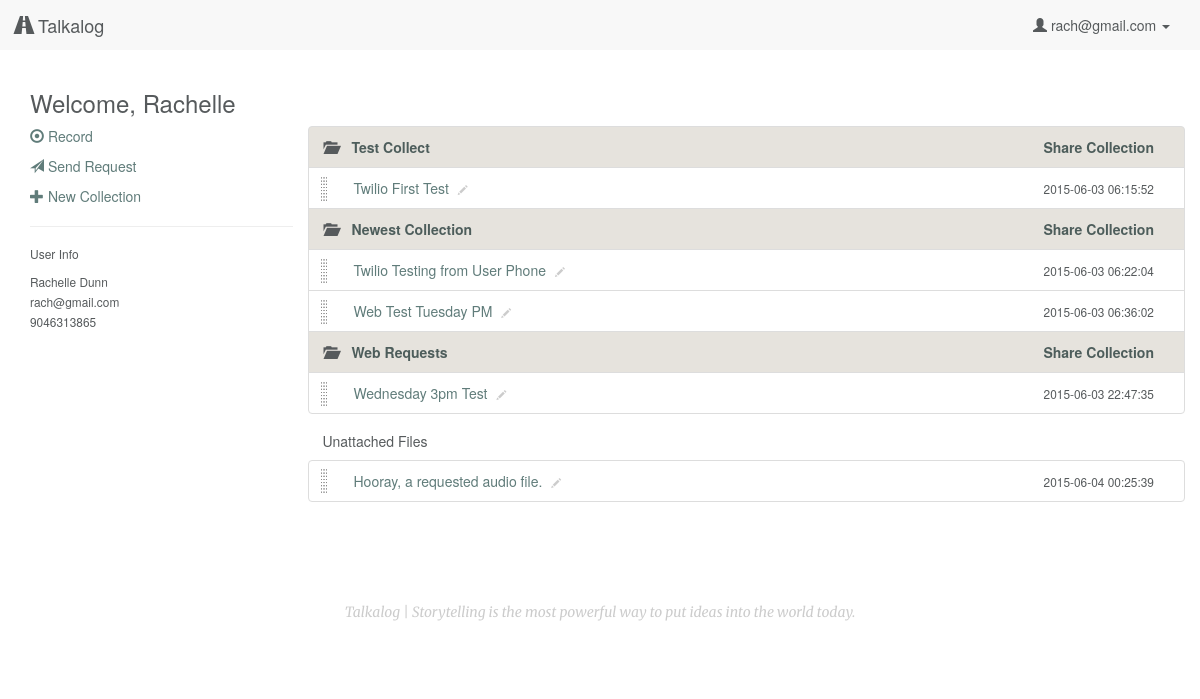
Before: /profile (signed in) with the older database file.
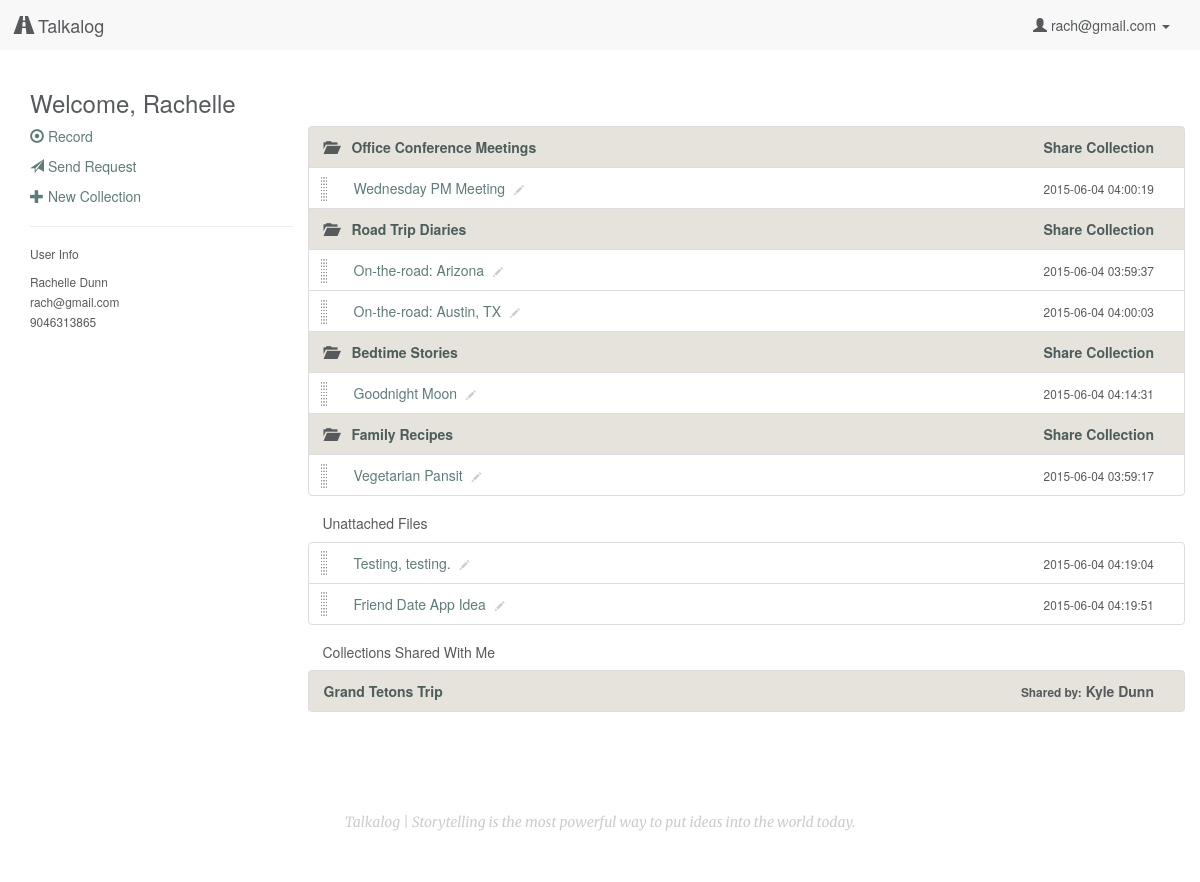
After: the same page with the newer database file.
### model.py (models this page shows, shortened)
class User(db.Model):
    __tablename__ = "Users"
    id = db.Column(db.Integer, autoincrement=True, primary_key=True)
    email = db.Column(db.String(100), nullable=False)
    password = db.Column(db.String(50), nullable=False)
    first_name = db.Column(db.String(50), nullable=False)
    last_name = db.Column(db.String(50), nullable=False)
    tel = db.Column(db.String, nullable=False)

class Collection(db.Model):
    __tablename__ = "Collections"
    id = db.Column(db.Integer, autoincrement=True, primary_key=True)
    user_id = db.Column(db.Integer, db.ForeignKey('Users.id'), nullable=False)
    title = db.Column(db.String, nullable=False, default='Untitled Collection')
    user = db.relationship("User", backref=db.backref("collections", order_by=id))

class CollectionsUploads(db.Model):
    __tablename__ = "CollectionsUploads"
    id = db.Column(db.Integer, autoincrement=True, primary_key=True)
    collection_id = db.Column(db.Integer, db.ForeignKey('Collections.id'), nullable=False)
    upload_id = db.Column(db.Integer, db.ForeignKey('Uploads.id'), nullable=False)
    collection = db.relationship("Collection", backref=db.backref("collectionsuploads", order_by=id))
    upload = db.relationship("Upload", backref=db.backref("collectionsuploads", order_by=id))

class Upload(db.Model):
    __tablename__ = "Uploads"
    id = db.Column(db.Integer, autoincrement=True, primary_key=True)
    user_id = db.Column(db.Integer, db.ForeignKey('Users.id'), nullable=False)
    title = db.Column(db.String, nullable=False, default=db.func.now())
    path = db.Column(db.String(50))
    mimetype = db.Column(db.String(50), default='wav') # wav, jpg, mp3
    datetime = db.Column(db.DateTime, default=db.func.now(), onupdate=db.func.now()) # set datetime to current timestamp
    transcript = db.Column(db.Text)
    user = db.relationship("User", backref=db.backref("uploads", order_by=id))

class CollectionsUsers(db.Model):
    __tablename__ = "CollectionsUsers"
    id = db.Column(db.Integer, autoincrement=True, primary_key=True)
    collection_id = db.Column(db.Integer, db.ForeignKey('Collections.id'), nullable=False)
    user_id = db.Column(db.Integer, db.ForeignKey('Users.id'), nullable=False)
    collection = db.relationship("Collection", backref=db.backref("collectionsusers", order_by=id))
    user = db.relationship("User", backref=db.backref("collectionsusers", order_by=id))

### server.py (the view)
@app.route('/profile')
def user_page():
	"""Show more information about the single user logged in."""
	if 'email' in session:
		user_email = session['email']
		user = User.query.filter_by(email=user_email).first()
		user_uploads = user.uploads
		user_collections = user.collections
		user_cu = []
		for collection in user_collections:
			cu = collection.collectionsuploads
			for i in cu:
				user_cu.append(i.upload_id)
		singleuploads = []
		for i in user_uploads:
			if i.id not in user_cu:
				singleuploads.append(i)
		return render_template("profile.html", user=user,
			singleuploads=singleuploads, upload_folder=UPLOAD_FOLDER)
	else:
		flash('You must be logged in to view files')
		return redirect('/login')

### templates/profile.html (shortened to what this page needs)
{% extends 'base.html' %}
{% block content %}
    <h3>Welcome, {{ user.first_name }}</h3>
    <div class="row">
        <div class="col-sm-3">
            <p><a href="/record"><span class="glyphicon glyphicon-record" aria-hidden="true"></span> Record</a></p>
            <p><a href="/generate"><span class="glyphicon glyphicon-send" aria-hidden="true"></span> Send Request</a></p>
            <p><a href="#" data-toggle="modal" data-target="#myModal"><span class="glyphicon glyphicon-plus" aria-hidden="true"></span> New Collection</a></p>
            <hr>
            <h6>User Info</h6>
            <p><small>{{ user.first_name }} {{ user.last_name }}<br>
                {{ user.email }}<br>
                {{ user.tel }}</small></p>
        </div>
        <div class="col-sm-9">
            <div class="file-box">
                <ul class="list-group">
                    {% if user.collections %}
                        {% for collection in user.collections %}
                            <li class="droppable list-group-item collection row" collection-id="{{ collection.id }}">
                                <div class="name col-xs-8">
                                    <span class="glyphicon glyphicon-folder-open" aria-hidden="true"></span> <a href="/collection/{{ collection.id }}">{{ collection.title }}</a>
                                </div>
                                <div class="share col-xs-4 text-right">
                                    <a href="#" data-toggle="modal" data-target="#share-{{ collection.id }}">
                                      Share <span class="hidden-xs">Collection</span>
                                    </a>
                                </div>
                            </li>
                            {% for cu in collection.collectionsuploads %}
                                <li class="draggable upload list-group-item row" upload-id="{{ cu.upload.id }}">
                                    <div class="name col-xs-8">
                                        <div class="control-group control-group-inline">
                                            <div class="controls">
                                                <a href="/listen/{{ cu.upload.id }}" class="upload-title" data-toggle="#pencil-{{ cu.upload.id }}" upload-id="{{ cu.upload.id }}" id="upload-{{ cu.upload.id }}">{{ cu.upload.title }}</a>
                                                <span class="edit" id="pencil-{{ cu.upload.id }}" upload-id="{{ cu.upload.id }}"><span class="glyphicon glyphicon-pencil click-to-edit" aria-hidden="true"></span></span>
                                            </div>
                                        </div>
                                    </div>
                                    <div class="type col-xs-4 text-right">
                                        <small>{{ cu.upload.datetime }}</small>
                                    </div>
                                </li>
                            {% endfor %}
                        {% endfor %}
                    {% endif %}
                </ul>
            </div>
            {% if singleuploads %}
            <h5>Unattached Files</h5>
            <div class="file-box">
                <ul class="list-group">
                    {% for upload in singleuploads %}
                        {% if upload.path %}
                            <li class="draggable upload list-group-item row" upload-id="{{ upload.id }}">
                                <div class="name col-xs-8">
                                    <div class="control-group control-group-inline">
                                        <div class="controls">
                                            <a href="/listen/{{ upload.id }}" class="upload-title" data-toggle=".pencil-{{ upload.id }}" upload-id="{{ upload.id }}" id="upload-{{ upload.id }}">{{ upload.title }}</a>
                                            <span class="edit pencil-{{ upload.id }}"><span class="glyphicon glyphicon-pencil click-to-edit" aria-hidden="true"></span></span>
                                        </div>
                                    </div>
                                </div>
                                <div class="type col-xs-4 text-right">
                                    <small>{{ upload.datetime }}</small>
                                </div>
                            </li>
                        {% endif %}
                    {% endfor %}
                </ul>
            </div>
            {% endif %}
            {% if user.collectionsusers %}
            <h5>Collections Shared With Me</h5>
            <div class="file-box">
                <ul class="list-group">
                    {% for collection in user.collectionsusers %}
                        <li class="list-group-item collection row">
                            <div class="name col-xs-8"><a href="/collection/{{ collection.collection.id }}">{{ collection.collection.title }}</a></div>
                            <div class="col-xs-4 text-right"><small class="hidden-xs">Shared by:</small> {{ collection.collection.user.first_name }} {{ collection.collection.user.last_name }}</div>
                        </li>
                    {% endfor %}
                </ul>
            </div>
            {% endif %}
        </div>
    </div>
{% endblock %}

### templates/base.html (shortened to what this page needs)
<!DOCTYPE html>
<html lang="en">
    <head>
        <link rel="stylesheet" href="https://maxcdn.bootstrapcdn.com/bootstrap/3.3.4/css/bootstrap.min.css">
        <link rel="stylesheet" href="/static/css/style.css"/>
        <link rel="stylesheet" href="https://ajax.googleapis.com/ajax/libs/jqueryui/1.11.4/themes/smoothness/jquery-ui.css"/>
    </head>
    <body>
        <nav class="navbar navbar-default">
            <div class="container-fluid">
                <div class="navbar-header">
                    <a class="navbar-brand" href="/"><span class="glyphicon glyphicon-road" aria-hidden="true"></span> Talkalog</a>
                </div>
                <div class="collapse navbar-collapse" id="bs-example-navbar-collapse-1">
                    <ul class="nav navbar-nav navbar-right">
                    {% if 'email' in session %}
                        <li class="dropdown">
                        <a href="#" class="dropdown-toggle" data-toggle="dropdown" role="button" aria-expanded="false"><span class="glyphicon glyphicon-user" aria-hidden="true"></span> {{ session['email'] }} <span class="caret"></span></a>
                        </li>
                    {% else %}
                        <li><a href="/login">Login</a></li>
                        <li><a href="/signup">Sign Up</a></li>
                    {% endif %}
                    </ul>
                </div>
            </div>
        </nav>
        <div class="container">
            {% block content %}{% endblock %}
        </div>
        <div class="container">
            <footer class="footer">
                <p>Talkalog | Storytelling is the most powerful way to put ideas into the world today.</p>
            </footer>
        </div>
    </body>
</html>

### static/css/style.css (style rules this page uses)
body { background-color: #ffffff; color: #565a5c; }
a { color: #607c7a; -webkit-transition: color 0.1s linear 0s; -moz-transition: color 0.1s linear 0s; -o-transition: color 0.1s linear 0s; transition: color 0.1s linear 0s; }
.h1, .h2, .h3, .h4, .h5, h1, h2, h3, h4, h5 { font-weight: 200; }
.navbar-default { border-radius: 0; border: none; }
.navbar-default a, .navbar-default .navbar-brand, .navbar-default .navbar-nav > li > a { color: #565a5c; }
.footer { padding-top: 40px; padding-bottom: 40px; margin-top: 40px; text-align: center; font-style: italic; font-family: "Merriweather", serif; color: #cccccc; }
.draggable { background: url("/static/img/drag-drop.png") no-repeat 10px center/10px auto rgba(255, 255, 255, 0.7); clear: both; display: block; min-height: 40px; padding-left: 30px; }
.collection { background-color: #E6E3DD !important; padding-left: 0; font-weight: 600; }
.collection a { color: #4d5d5b; }
.glyphicon-folder-open { color: #565a5c; padding-right: 10px; }
.click-to-edit { font-size: 70%; vertical-align: baseline; padding: 0 5px; color: #cccccc; }

Changed rows visible on the page:
removed Collection: title "Test Collect", CollectionsUploads (upload "Twilio First Test", upload.datetime "2015-06-03 06:15:52")
removed Collection: title "Newest Collection", CollectionsUploads (upload "Twilio Testing from User Phone", upload.datetime "2015-06-03 06:22:04"), CollectionsUploads (upload "Web Test Tuesday PM", upload.datetime "2015-06-03 06:36:02")
removed Collection: title "Web Requests", CollectionsUploads (upload "Wednesday 3pm Test", upload.datetime "2015-06-03 22:47:35")
added Collection: title "Office Conference Meetings", CollectionsUploads (upload "Wednesday PM Meeting", upload.datetime "2015-06-04 04:00:19")
added Collection: title "Road Trip Diaries", CollectionsUploads (upload "On-the-road: Arizona", upload.datetime "2015-06-04 03:59:37"), CollectionsUploads (upload "On-the-road: Austin, TX", upload.datetime "2015-06-04 04:00:03")
added Collection: title "Bedtime Stories"
added CollectionsUploads: upload "Goodnight Moon", upload.datetime "2015-06-04 04:14:31", shown under "Bedtime Stories"
added Collection: title "Family Recipes", CollectionsUploads (upload "Vegetarian Pansit", upload.datetime "2015-06-04 03:59:17")
changed Upload: title "Hooray, a requested audio file." → "Testing, testing."; datetime "2015-06-04 00:25:39" → "2015-06-04 04:19:04"
added Upload: title "Friend Date App Idea", datetime "2015-06-04 04:19:51"
added CollectionsUsers: collection "Grand Tetons Trip", collection.user.first_name "Kyle", collection.user.last_name "Dunn"
Other visible differences:
text now shown: "Collections Shared With Me"
